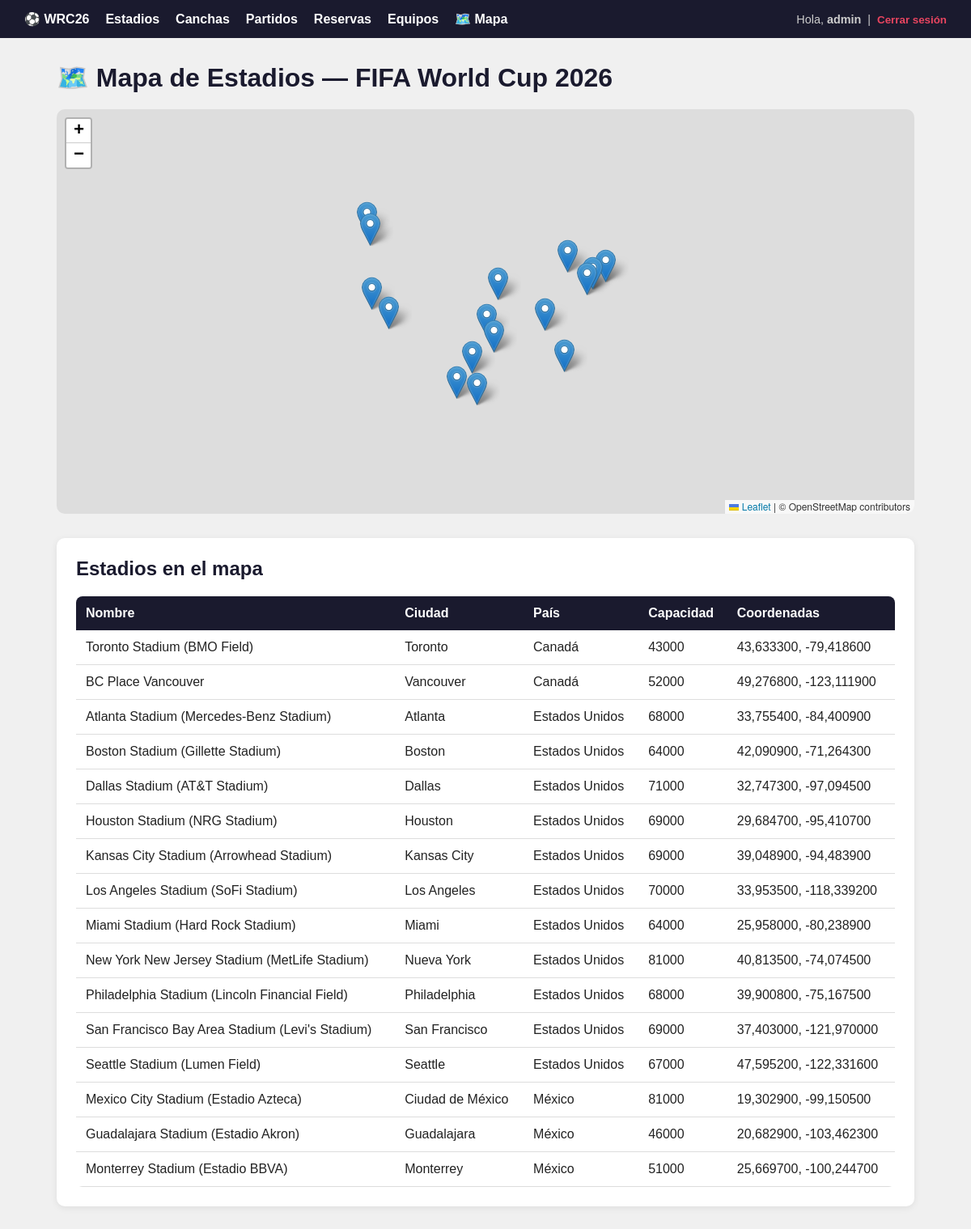
Screenshot of /mapa/ (signed in) with the database file from the repository.
### Api/models.py (models this page shows, shortened)
class Estadio(models.Model):
    nombre = models.CharField(max_length=100)
    ciudad = models.CharField(max_length=100)
    pais = models.CharField(max_length=100)
    capacidad = models.PositiveIntegerField()
    imagen = models.ImageField(upload_to='estadios/', blank=True, null=True)
    latitud = models.DecimalField(max_digits=9, decimal_places=6, null=True, blank=True)
    longitud = models.DecimalField(max_digits=9, decimal_places=6, null=True, blank=True)
    class Meta:
        verbose_name_plural = "Estadios"
        ordering = ['pais', 'ciudad']

### Api/views.py (the view)
# urls.py: path('mapa/', views.mapa_estadios, name='mapa_estadios'),
@login_required
def mapa_estadios(request):
    estadios = Estadio.objects.filter(
        latitud__isnull=False,
        longitud__isnull=False
    )
    estadios_json = json.dumps([
        {
            'nombre': e.nombre,
            'ciudad': e.ciudad,
            'pais': e.pais,
            'capacidad': e.capacidad,
            'lat': float(e.latitud),
            'lng': float(e.longitud),
        }
        for e in estadios
    ])
    return render(request, 'canchas/mapa_estadios.html', {
        'estadios_json': estadios_json,
        'estadios': estadios,
    })

### Api/Templates/canchas/mapa_estadios.html (shortened to what this page needs)
{% extends 'canchas/base.html' %}
{% block content %}
<h1>🗺️ Mapa de Estadios — FIFA World Cup 2026</h1>
<link rel="stylesheet" href="https://unpkg.com/leaflet@1.9.4/dist/leaflet.css"/>
<div id="mapa" style="height:500px; border-radius:10px; margin-bottom:30px;"></div>
{% if estadios %}
<div class="card">
  <h2>Estadios en el mapa</h2>
  <table>
    <thead>
      <tr>
        <th>Nombre</th>
        <th>Ciudad</th>
        <th>País</th>
        <th>Capacidad</th>
        <th>Coordenadas</th>
      </tr>
    </thead>
    <tbody>
      {% for e in estadios %}
      <tr>
        <td>{{ e.nombre }}</td>
        <td>{{ e.ciudad }}</td>
        <td>{{ e.pais }}</td>
        <td>{{ e.capacidad }}</td>
        <td>{{ e.latitud }}, {{ e.longitud }}</td>
      </tr>
      {% endfor %}
    </tbody>
  </table>
</div>
{% endif %}
{% endblock %}

### Api/Templates/canchas/base.html (shortened to what this page needs)
<!DOCTYPE html>
<html lang="es">
<head>
</head>
<body>
<nav>
  <a href="{% url 'inicio' %}">⚽ WRC26</a>
  <a href="{% url 'lista_estadios' %}">Estadios</a>
  <a href="{% url 'lista_canchas' %}">Canchas</a>
  <a href="{% url 'lista_partidos' %}">Partidos</a>
  <a href="{% url 'lista_reservas' %}">Reservas</a>
  <a href="{% url 'lista_equipos' %}">Equipos</a>
  <a href="{% url 'mapa_estadios' %}">🗺️ Mapa</a>
  <div class="usuario">
    {% if user.is_authenticated %}
      Hola, <strong>{{ user.username }}</strong> &nbsp;|&nbsp;
      <form method="post" action="{% url 'logout' %}" style="display:inline;">
  <button type="submit" style="background:none; border:none; color:#e94560; cursor:pointer; font-weight:bold;">
    Cerrar sesión
  </button>
</form>
    {% else %}
      <a href="{% url 'login' %}">Iniciar sesión</a>
    {% endif %}
  </div>
</nav>
<div class="container">
  {% block content %}{% endblock %}
</div>
</body>
</html>

### Api/Templates/canchas/base.html (style rules this page uses)
* { box-sizing: border-box; margin: 0; padding: 0; }
body { font-family: Arial, sans-serif; background: #f0f0f0; color: #222; }
nav { background: #1a1a2e; padding: 14px 30px; display: flex; align-items: center; gap: 20px; }
nav a { color: #fff; text-decoration: none; font-weight: bold; }
nav .usuario { margin-left: auto; color: #ccc; font-size: 0.9em; }
.container { max-width: 1100px; margin: 30px auto; padding: 0 20px; }
h1, h2 { margin-bottom: 20px; color: #1a1a2e; }
table { width: 100%; border-collapse: collapse; background: #fff; border-radius: 8px; overflow: hidden; }
th { background: #1a1a2e; color: #fff; padding: 12px; text-align: left; }
td { padding: 12px; border-bottom: 1px solid #ddd; }
.card { background: #fff; border-radius: 10px; padding: 24px; box-shadow: 0 2px 8px rgba(0,0,0,0.08); margin-bottom: 20px; }

### rows the page displays
Estadio: nombre "Toronto Stadium (BMO Field)", ciudad "Toronto", pais "Canadá", capacidad "43000", latitud "43,633300", longitud "-79,418600"
Estadio: nombre "BC Place Vancouver", ciudad "Vancouver", pais "Canadá", capacidad "52000", latitud "49,276800", longitud "-123,111900"
Estadio: nombre "Atlanta Stadium (Mercedes-Benz Stadium)", ciudad "Atlanta", pais "Estados Unidos", capacidad "68000", latitud "33,755400", longitud "-84,400900"
Estadio: nombre "Boston Stadium (Gillette Stadium)", ciudad "Boston", pais "Estados Unidos", capacidad "64000", latitud "42,090900", longitud "-71,264300"
Estadio: nombre "Dallas Stadium (AT&T Stadium)", ciudad "Dallas", pais "Estados Unidos", capacidad "71000", latitud "32,747300", longitud "-97,094500"
Estadio: nombre "Houston Stadium (NRG Stadium)", ciudad "Houston", pais "Estados Unidos", capacidad "69000", latitud "29,684700", longitud "-95,410700"
Estadio: nombre "Kansas City Stadium (Arrowhead Stadium)", ciudad "Kansas City", pais "Estados Unidos", capacidad "69000", latitud "39,048900", longitud "-94,483900"
Estadio: nombre "Los Angeles Stadium (SoFi Stadium)", ciudad "Los Angeles", pais "Estados Unidos", capacidad "70000", latitud "33,953500", longitud "-118,339200"
Estadio: nombre "Miami Stadium (Hard Rock Stadium)", ciudad "Miami", pais "Estados Unidos", capacidad "64000", latitud "25,958000", longitud "-80,238900"
Estadio: nombre "New York New Jersey Stadium (MetLife Stadium)", ciudad "Nueva York", pais "Estados Unidos", capacidad "81000", latitud "40,813500", longitud "-74,074500"
Estadio: nombre "Philadelphia Stadium (Lincoln Financial Field)", ciudad "Philadelphia", pais "Estados Unidos", capacidad "68000", latitud "39,900800", longitud "-75,167500"
Estadio: nombre "San Francisco Bay Area Stadium (Levi's Stadium)", ciudad "San Francisco", pais "Estados Unidos", capacidad "69000", latitud "37,403000", longitud "-121,970000"
Estadio: nombre "Seattle Stadium (Lumen Field)", ciudad "Seattle", pais "Estados Unidos", capacidad "67000", latitud "47,595200", longitud "-122,331600"
Estadio: nombre "Mexico City Stadium (Estadio Azteca)", ciudad "Ciudad de México", pais "México", capacidad "81000", latitud "19,302900", longitud "-99,150500"
Estadio: nombre "Guadalajara Stadium (Estadio Akron)", ciudad "Guadalajara", pais "México", capacidad "46000", latitud "20,682900", longitud "-103,462300"
Estadio: nombre "Monterrey Stadium (Estadio BBVA)", ciudad "Monterrey", pais "México", capacidad "51000", latitud "25,669700", longitud "-100,244700"

### other values shown
{{ user.username }} "admin"
